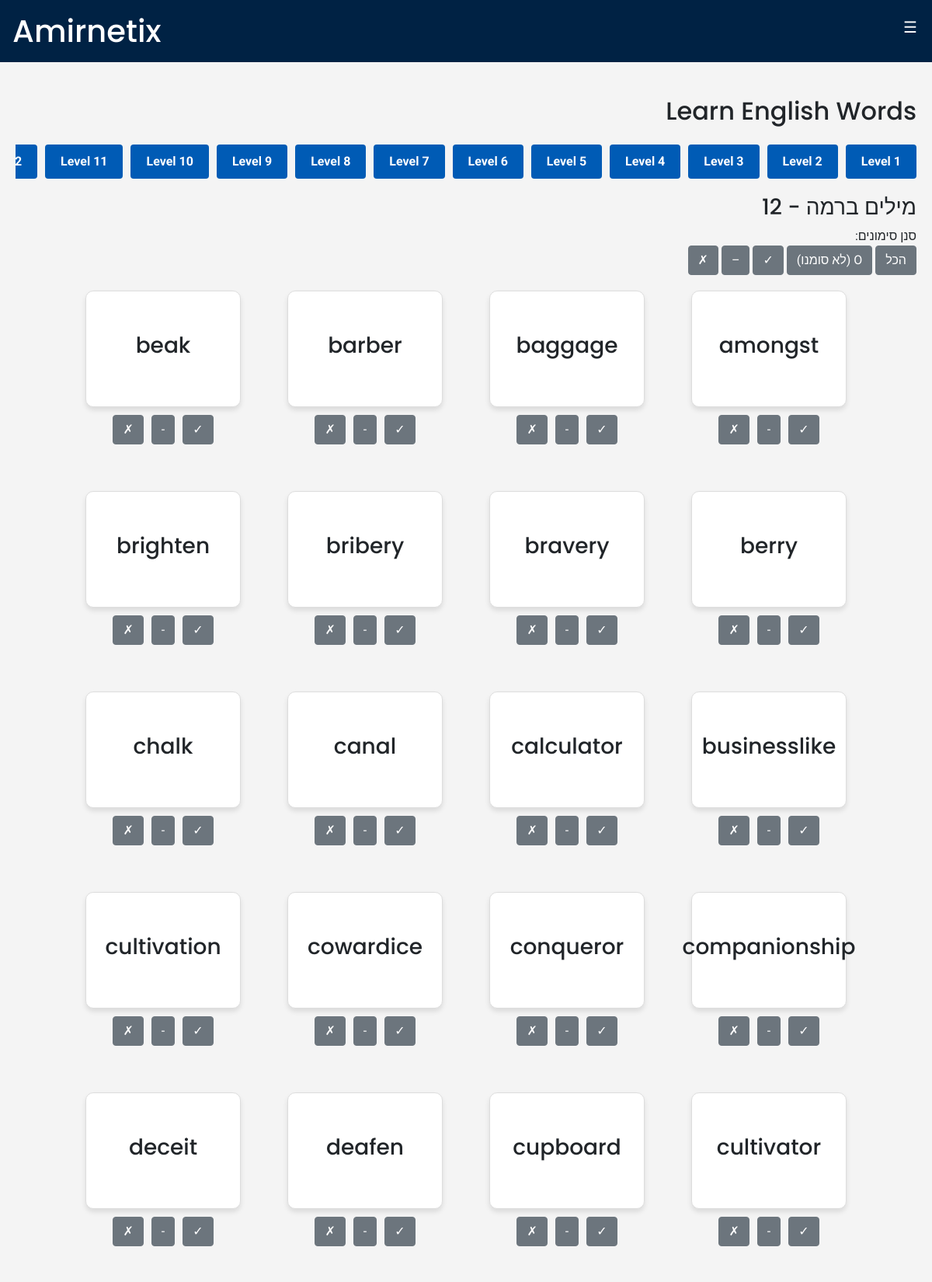
The app's page /Analysis/english_vocab/12 (signed in, upper part) with its own data.
### Management/models.py (models this page shows, shortened)
class Word(models.Model):
    eng_word = models.CharField(max_length=50, unique=True)
    heb_word = models.CharField(max_length=50, blank=True, null=True)
    is_root = models.BooleanField(default=False)
    part_of_speech = models.CharField(max_length=20, choices=[
        ('noun', 'Noun'),
        ('verb', 'Verb'),
        ('adjective', 'Adjective'),
        ('adverb', 'Adverb'),
        ('other', 'Other')
    ],default=None, blank=True, null=True)
    sublist = models.IntegerField(default=None, blank=True,null=True)  # AWL sublist (1-10)
    is_used = models.BooleanField(default=False)  # Indicates if the word is used in any test
    word_level = models.IntegerField(default=0, choices=Level_Choices.choices)
    source = models.CharField(max_length=50, default=None, blank=True, null=True)
    example_sentence = models.TextField(default=None, blank=True, null=True)
    usage_tips = models.TextField(default=None, blank=True, null=True)  # Tips to help learn the word in context
    class Meta:
        ordering = ['sublist', 'eng_word']

### Analysis/views.py (the view)
# urls.py: path("english_vocab/<int:words_level>", views.english_vocab,name='english_vocab'),
@login_required(login_url='login')
def english_vocab(request, words_level:int = 1):
    print(f"Selected words level: {words_level}")
    selected_level = request.GET.get('level')
    if selected_level:
        words = Word.objects.filter(word_level=selected_level).all()
    else:
        words = Word.objects.filter(word_level = words_level).all() # Update to get first level only if no level is selected
    words = Word.objects.filter(word_level = words_level).all()
    user = request.user
    if user:
        user_knowledge = Student_Word_Knowledge.objects.all()
        words_list = []
        for word in words:
            try:
                familiarity = user_knowledge.order_by('selection_date').filter(word = word, student = user).last().familiarity
                words_list.append({'word':word,'familiarity':familiarity})
            except:
                words_list.append({'word':word,'familiarity':Level_Choices.NOT_CHOSEN})
    else:
        words_list = []
        for word in words:
            words_list.append({'word':word,'familiarity':Level_Choices.NOT_CHOSEN})
    levels = Word.objects.values_list('word_level', flat=True).distinct().order_by('word_level')
    fam_levels = []
    for fam_level in Level_Choices.choices:
        if fam_level[0] != 0:
            fam_levels.append(fam_level)
    return render(request, 'Analysis/english_vocab.html', {
        'words': words,
        'levels': levels,
        'selected_level': words_level,
        'words_list' : words_list,
        'fam_levels' : fam_levels
    })

### Analysis/templates/Analysis/english_vocab.html (shortened to what this page needs)
{% extends 'Analysis/layout.html' %}
{% block body %}
<div class="container mt-4">
    <h2 class="mb-4">Learn English Words</h2>
    <div class="level-filter" dir="rtl" data-chunk="3">
        <div class="level-wrap">
            {% for level in levels %}
            <a href="/Analysis/english_vocab/{{level}}"
                class="btn level-btn"
                id="level-btn-{{level}}"
                data-level="{{level}}">Level {{level}}</a>
            {% endfor %}
        </div>
    </div>
    <div class="container-title">
        <h3 class="title-header">מילים ברמה - {{selected_level}}</h3>
    </div>
    <div>
        <label>סנן סימונים:</label>
        <div id="fam-level-filter" class="fam-filter-buttons">
            <button class="btn btn-secondary selected fam-filter-btn" data-familiarity="-1">הכל</button>
            <button class="btn btn-secondary unselected fam-filter-btn" data-familiarity="0">O (לא סומנו)</button>
            <button class="btn btn-secondary unselected fam-filter-btn filter-perfect" data-familiarity="1">✓</button>
            <button class="btn btn-secondary unselected fam-filter-btn filter-partially" data-familiarity="2">–</button>
            <button class="btn btn-secondary unselected fam-filter-btn filter-none" data-familiarity="3">✗</button>
        </div>
    </div>
    <div class="card-container">
        {% for word in words_list %}
        <div class="word" id="word_id-{{word.word.id}}" data-word-level="{{ word.word.word_level }}" data-word-fam = "{{ word.familiarity }}">
            <div class="word-card">
                <div class="word-card-inner">
                    <div class="word-card-front">
                        <h3>{{ word.word.eng_word }}</h3>
                    </div>
                    <div class="word-card-back">
                        <h3>{{ word.word.heb_word }}</h3>
                    </div>
                </div>
            </div>
            <div class="understanding-options">
                {% for fam_level in fam_levels %}
                {% if word.familiarity == fam_level.0 %}
                    {% if word.familiarity == 1 %}
                    <button class="btn btn-success fam-btn selected" data-fam-level="{{ fam_level.0 }}" data-word-id="{{ word.word.id }}">{{fam_level.1}}</button>
                    {% elif word.familiarity == 2 %}
                    <button class="btn btn-warning fam-btn selected" data-fam-level="{{ fam_level.0 }}" data-word-id="{{ word.word.id }}">{{fam_level.1}}</button>
                    {% else %}
                    <button class="btn btn-danger fam-btn selected" data-fam-level="{{ fam_level.0 }}" data-word-id="{{ word.word.id }}">{{fam_level.1}}</button>
                    {% endif %}
                {% else %}
                    <button class="btn btn-secondary fam-btn unselected" data-fam-level="{{ fam_level.0 }}" data-word-id="{{ word.word.id }}">{{fam_level.1}}</button>
                {% endif %}
                {% endfor %}
            </div>
        </div>
        {% endfor %}
    </div>
</div>
{% endblock %}

### Analysis/static/Analysis/styles.css (style rules this page uses)
body { font-family: 'Roboto', sans-serif; margin: 0; padding: 0; background-color: #f4f4f4; }
h1, h2, h3 { font-family: 'Poppins', sans-serif; }
.container { max-width: 1200px; margin: auto; padding: 20px; justify-content: space-between; }
a { text-decoration: none; color: #333; }
.card-container { display: flex; flex-wrap: wrap; gap: 20px; justify-content: center; }
.word { margin: 20px; }
.word-card { width: 200px; height: 150px; perspective: 1000px; cursor: pointer; }
.word-card-inner { position: relative; width: 100%; height: 100%; text-align: center; transition: transform 0.6s; transform-style: preserve-3d; }
.word-card-front, .word-card-back { position: absolute; width: 100%; height: 100%; backface-visibility: hidden; border: 1px solid #ddd; border-radius: 10px; display: flex; align-items: center; justify-content: center; background-color: #fff; box-shadow: 0 4px 6px rgba(0, 0, 0, 0.1); }
.word-card-back { transform: rotateY(180deg); background-color: #f8f9fa; color: #333; }
.understanding-options { display: flex; justify-content: center; gap: 10px; margin-top: 10px; }
.level-filter { display:grid; grid-template-columns:auto 1fr auto; align-items:center; gap:10px; margin-bottom:20px; }
.level-wrap { display:grid; grid-template-columns:repeat(3, minmax(0,1fr)); gap:10px; }
.level-btn { display:block; text-align:center; padding:10px 20px; border:none; border-radius:4px; background-color:#005bb5; color:#fff; cursor:pointer; transition:background-color .3s; font-size:1em; font-weight:bold; }
@media (min-width: 768px) { .level-filter { display:flex; gap:10px; justify-content:center; } }
@media (min-width: 768px) { .level-wrap { display:flex; gap:10px; flex-wrap:nowrap; overflow-x:auto; scrollbar-width: thin; } }
@media (min-width: 768px) { .level-btn { flex:0 0 auto; white-space:nowrap; } }

### records on screen
Word: word.eng_word "amongst", fam_level "✓" "-" "✗"
Word: word.eng_word "baggage", fam_level "✓" "-" "✗"
Word: word.eng_word "barber", fam_level "✓" "-" "✗"
Word: word.eng_word "beak", fam_level "✓" "-" "✗"
Word: word.eng_word "berry", fam_level "✓" "-" "✗"
Word: word.eng_word "bravery", fam_level "✓" "-" "✗"
Word: word.eng_word "bribery", fam_level "✓" "-" "✗"
Word: word.eng_word "brighten", fam_level "✓" "-" "✗"
Word: word.eng_word "businesslike", fam_level "✓" "-" "✗"
Word: word.eng_word "calculator", fam_level "✓" "-" "✗"
Word: word.eng_word "canal", fam_level "✓" "-" "✗"
Word: word.eng_word "chalk", fam_level "✓" "-" "✗"
Word: word.eng_word "companionship", fam_level "✓" "-" "✗"
Word: word.eng_word "conqueror", fam_level "✓" "-" "✗"
Word: word.eng_word "cowardice", fam_level "✓" "-" "✗"
Word: word.eng_word "cultivation", fam_level "✓" "-" "✗"
Word: word.eng_word "cultivator", fam_level "✓" "-" "✗"
Word: word.eng_word "cupboard", fam_level "✓" "-" "✗"
Word: word.eng_word "deafen", fam_level "✓" "-" "✗"
Word: word.eng_word "deceit", fam_level "✓" "-" "✗"

### other values on screen
{{ level }} "1" "2" "3" "4" "5" "6" "7" "8" "9" "10" "11"
{{ selected_level }} "12"
